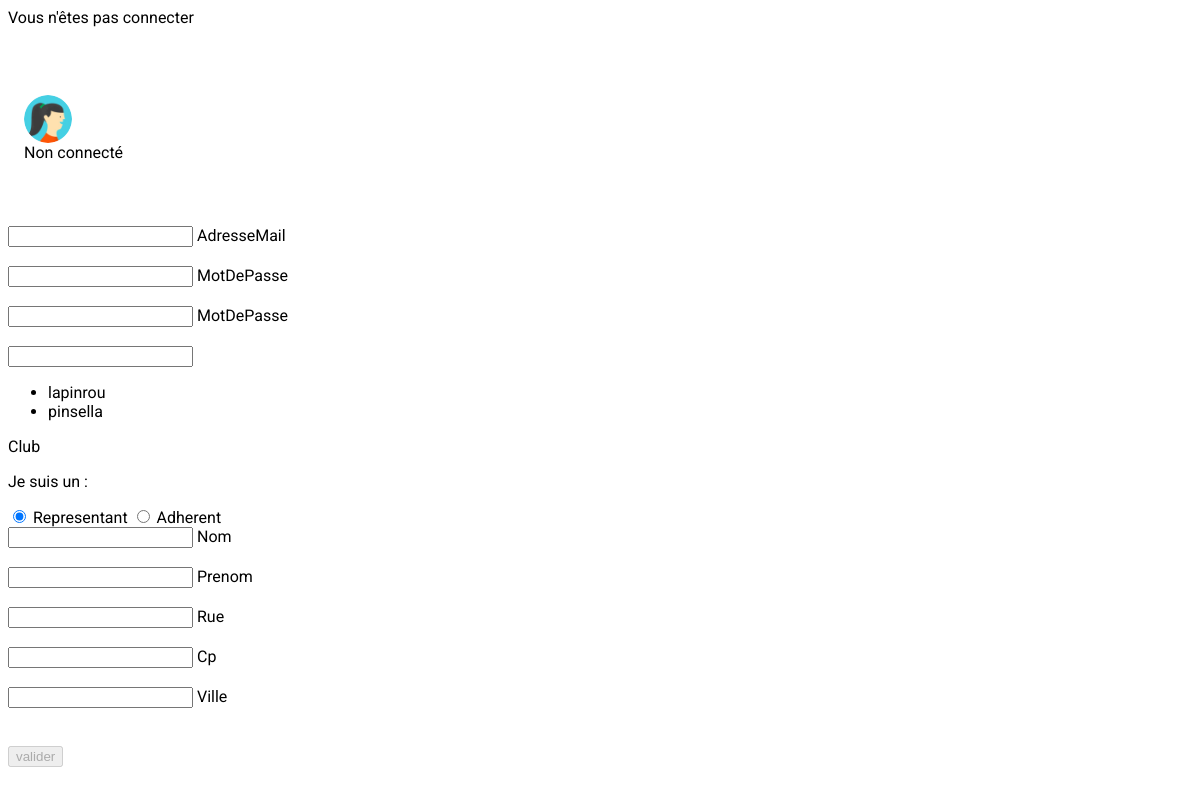
Before: /web/demandeur/register with the older database file.
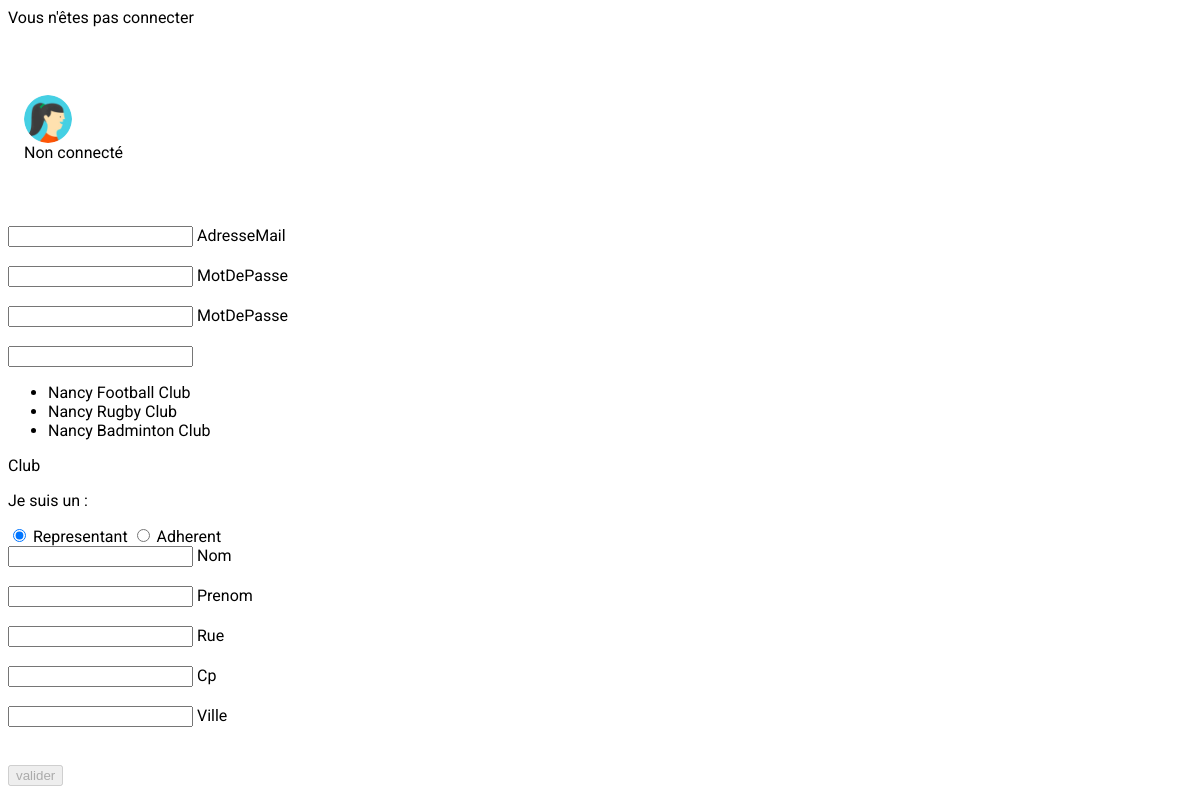
After: the same page with the newer database file.
### tables this page shows
CREATE TABLE IF NOT EXISTS `club` (
  `Id_Club` int(11) NOT NULL AUTO_INCREMENT,
  `Nom` varchar(25) NOT NULL,
  `AdresseClub` varchar(30) DEFAULT NULL,
  `Cp` char(5) NOT NULL,
  `Ville` varchar(25) DEFAULT NULL,
  `Sigle` varchar(25) DEFAULT NULL,
  `NomPresident` varchar(25) DEFAULT NULL,
  `Id_Ligue` int(11) DEFAULT NULL,
  PRIMARY KEY (`Id_Club`),
  KEY `FK_CLUB_Id_Ligue` (`Id_Ligue`)
);

### src/framework/App.php (called while the page is built, shortened)
<?php
class App {
  public function __construct() {
    $url = $this->parse_URL();
    $this->controller_name = $url[0] . "Controller";
    $this->controller = new $this->controller_name;
    $this->action_name = $url[1];
    $this->request = new Request();
    $this->request->set_params(array_merge($_GET, $_POST));
    $this->request->set('controller', $this->controller_name);
    $this->request->set('action', $this->action_name);
    $this->params = $url ? array_values($url) : [];
    array_shift($this->params);
    array_shift($this->params);
    $this->controller->set_controller_name($this->controller_name);
    $this->controller->set_action_name($this->action_name);
    $this->controller->set_request($this->request);
    call_user_func_array(array($this->controller, $this->action_name), $this->params);
  }
  public function parse_URL() {
    $tableau = array();
    if (isset($_GET['url'])) {
      $tableau = explode('/', filter_var(rtrim($_GET['url'], '/'), FILTER_SANITIZE_URL));
    }
    return $tableau;
  }
}

### web/index.php (called while the page is built, shortened)
<?php
try {
  require_once SRC.DS.'framework'.DS.'App.php';
  $app = new App();
} catch (Exception $ex) {
  echo '<!DOCTYPE html>';
  echo '<html lang="fr">';
  echo '<head>';
  echo '<meta charset="UTF-8">';
  echo '<title>'.APPLINAME.' - Erreur générale</title>';
  echo '</head>';
  echo '<body>';
  echo '<h1>'.APPLINAME.'</p>';
  echo "<h2>Erreur générale</h2>";
  echo "<p><strong>Désolé mais l'application s'est arrétée</strong></h2>";
  echo "<pre>Message : " . $ex->getMessage() . "</pre>";
  echo "<pre>Fichier : " . $ex->getFile() . "</pre>";
  echo "<pre>Ligne   : " . $ex->getLine() . "</pre>";
  echo '</body>';
  echo '</html>';
}

### src/DAO/ClubDAO.php (called while the page is built, shortened)
<?php
require_once SRC . DS . 'models' . DS . 'Club.php';
require_once SRC . DS . 'framework' . DS . 'DAO.php';
class ClubDAO extends DAO {
  function findAll() {
    $sql = "SELECT * FROM club;";
      try {
          $sth = $this->executer($sql);
          $rows = $sth->fetchAll(PDO::FETCH_ASSOC);
      } catch (PDOException $ex) {
          die("Erreur lors de l'execution de la requette : ".$ex->getMessage());
      }
      foreach ($rows as $row) {
        $object = New Club($row);
        $objects[] = $object;
      }
      return $objects;
  }
}
?>

### src/framework/Config.php (called while the page is built, shortened)
<?php
class Config {
  private static $params;
  public static function get_param($nom, $defaut = null) {
    if (isset(self::get_params()[$nom])) {
      $valeur = self::get_params()[$nom];
    } else {
      $valeur = $defaut;
    }
    return $valeur;
  }
  private static function get_params() {
    if (self::$params == null) {
      if (file_exists(self::PROD)) {
        self::$params = parse_ini_file(self::PROD);
      } else {
        self::$params = parse_ini_file(self::DEV);
      }
    }
    return self::$params;
  }
}

### src/framework/DAO.php (called while the page is built)
<?php
include SRC . DS . "framework" . DS . "Config.php";
abstract class DAO {
  protected static $connexion;
  private static function get_connexion() {
    if (self::$connexion === null) {
      $user = Config::get_param("user");
      $password = Config::get_param("password", "");
      $host = Config::get_param("host");
      $base = Config::get_param("base");
      $dsn = 'mysql:host=' . $host . ';dbname=' . $base;
      try {
        self::$connexion = new PDO($dsn, $user, $password, array(PDO::MYSQL_ATTR_INIT_COMMAND => "SET NAMES utf8"));
        self::$connexion->setAttribute(PDO::ATTR_ERRMODE, PDO::ERRMODE_EXCEPTION);
      } catch (PDOException $e) {
        throw new Exception("Erreur lors de la connexion : " . $e->getMessage());
      }
    }
    return self::$connexion;
  }
  protected function executer($sql, $params = null) {
    try {
      if ($params == null) {
        $resultat = self::get_connexion()->query($sql);
      } else {
        $resultat = self::get_connexion()->prepare($sql);
        $resultat->execute($params);
      }
    } catch (PDOException $e) {
      throw new Exception("Erreur lors de la requête SQL : " . $e->getMessage()."\nSQL : ".$sql);
    }
    return $resultat;
  }
}

### src/models/Club.php (called while the page is built, shortened)
<?php
class Club {
    private $Nom;
    function get_Nom() {
        return $this->Nom;
    }
    function set_Nom($Nom) {
        $this->Nom = $Nom;
    }
    function hydrater(array $tableau) {
        foreach ($tableau as $cle => $valeur) {
          $methode = 'set_' . $cle;
        }
      }
}
?>

### src/views/demandeur/register.php (the view, shortened to what the rows shown need)
<?php
$i=1;
?>
<form action="<?php echo BASEURL.'/'.$action; ?>" method="post">
    <label class="mdl-textfield__label" for="sample<?php echo $i; $i++; ?>">AdresseMail</label>
  <br>
    <label class="mdl-textfield__label" for="sample<?php echo $i; $i++; ?>">MotDePasse</label>
  <br>
<br>
<div class="mdl-textfield mdl-js-textfield mdl-textfield">
  <ul class="mdl-menu mdl-js-menu mdl-js-ripple-effect" for="sample<?php echo $i; ?>">
    <?php foreach ($Clubs as $club) { ?>
    <li class="mdl-menu__item" onclick="onSelect('<?php echo $club->get_Nom() ?>', '<?php echo 'sample'.$i; ?>')"><?php echo $club->get_Nom() ?></li>
    <?php } ?>
  </ul>
</div>
<br>
<br>
</form>

Changed rows visible on the page:
changed club: Nom "lapinrou" → "Nancy Football Club"
changed club: Nom "pinsella" → "Nancy Rugby Club"
added club: Nom "Nancy Badminton Club"
